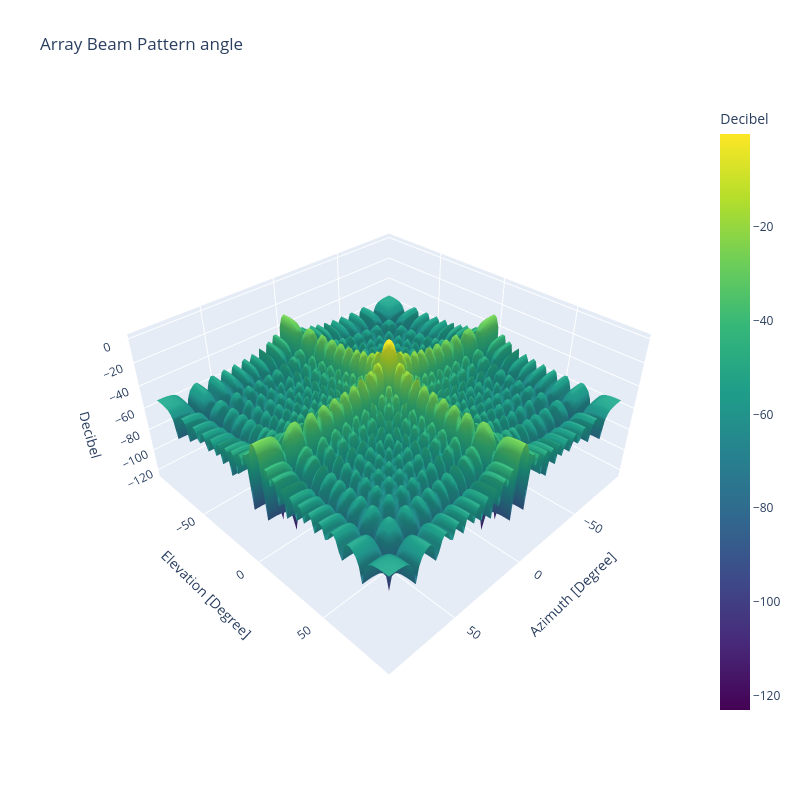

Here is the notebook cell this chart was saved with:
### Markdown cell above
### Default Geometry

### Code cell
arr = Array(antenna_element, array_geometry)

arr.plot.beam(
    DirectionDomain.ANGLE,
    PhaseUnit.DEGREE,
    AmplitudeDomain.AntennaFactor,
    AmplitudeUnit.DECIBEL,
    FigureType.SURFACE,
    Frequency(1, FrequencyUnit.GIGAHERTZ),
)
